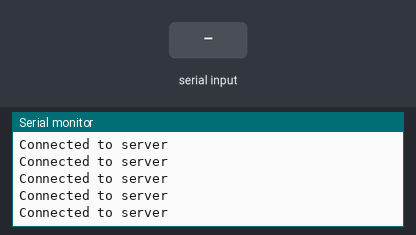
The sketch below on a simulated ESP8266 (NodeMCU). Shown: the last lines printed to the serial monitor. The test bench sets the inputs (shaded band). WiFi joins after 1.5 s; servers stay silent unless stated.

Above: at 2.7 s.
2.8 s: "1\n" received over the second serial link
At 3.06 s:
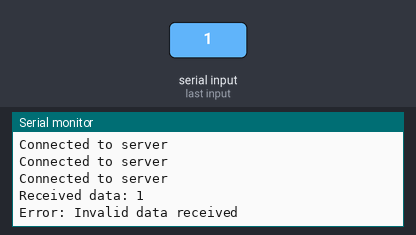
4.4 s: "0\n" received over the second serial link
At 4.67 s:
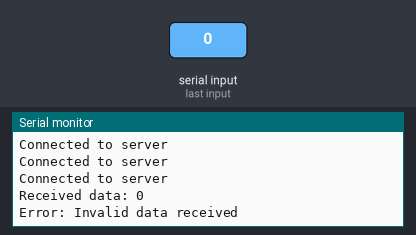
5.9 s: "2\n" received over the second serial link
At 6.08 s:
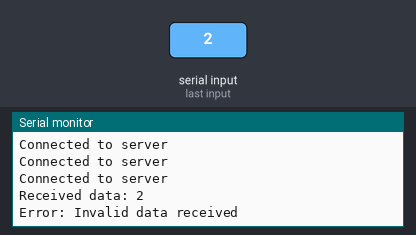

The sketch:

LDR.ino
```cpp
// Include libraries
#include <ESP8266HTTPClient.h>
#include <ESP8266WiFi.h>
#include <WiFiClient.h>
#include <SoftwareSerial.h>

// Network SSID
const char* ssid = "xxxxxxx";
const char* pass = "xxxxxx";

// IP Server laptop
const char* host = "192.xxx.xx.xxx";

// Software serial for communication with Arduino
SoftwareSerial mySerial(D7, D8); // RX, TX

void setup() {
  // Initialize serial communication
  Serial.begin(9600);
  mySerial.begin(9600);

  // Connect to WiFi
  WiFi.hostname("NodeMCU");
  WiFi.begin(ssid, pass);

  // Check WiFi connection
  while (WiFi.status() != WL_CONNECTED) {
    Serial.print(".");
    delay(500);
  }

  Serial.println("Connected to WiFi");
}

void loop() {
  // Connect to server (web server)
  WiFiClient client;
  const int httpPort = 80;

  // Test connection to server
  if (!client.connect(host, httpPort)) {
    Serial.println("Connection to server failed");
    return;
  }
  Serial.println("Connected to server");

  // If data is available from Arduino
  if (mySerial.available()) {
    String receivedData = mySerial.readStringUntil('\n');
    Serial.println("Received data: " + receivedData);

    // Parse pH value and accuracy
    int commaIndex = receivedData.indexOf(',');
    if (commaIndex != -1) {
      String pHValue = receivedData.substring(0, commaIndex);
      String accuracyValue = receivedData.substring(commaIndex + 1);

      // Create data to send to server
      String postData = "valuess=" + pHValue + "&accuracy=" + accuracyValue;

      // Send data to server
      HTTPClient http;
      String url = "http://" + String(host) + "/ph_pro/post_sensor.php";
      http.begin(client, url);
      http.addHeader("Content-Type", "application/x-www-form-urlencoded"); // Specify content-type header

      // Read response
      int httpCode = http.POST(postData); // Send the request
      String payload = http.getString();  // Get the response payload

      Serial.println(httpCode); // Print HTTP return code
      Serial.println(payload);  // Print request response payload
      http.end();
    } else {
      Serial.println("Error: Invalid data received");
    }
  }

  // delay(1000); // Wait 60 seconds before the next measurement
}
```

Measured:
- after the input at 2.8 s, the serial monitor: prints a new line after 0.10 s (image 1)
- after the input at 4.4 s, the serial monitor: prints a new line after 0.11 s (image 2)
- after the input at 5.9 s, the serial monitor: prints a new line at once (image 3)
